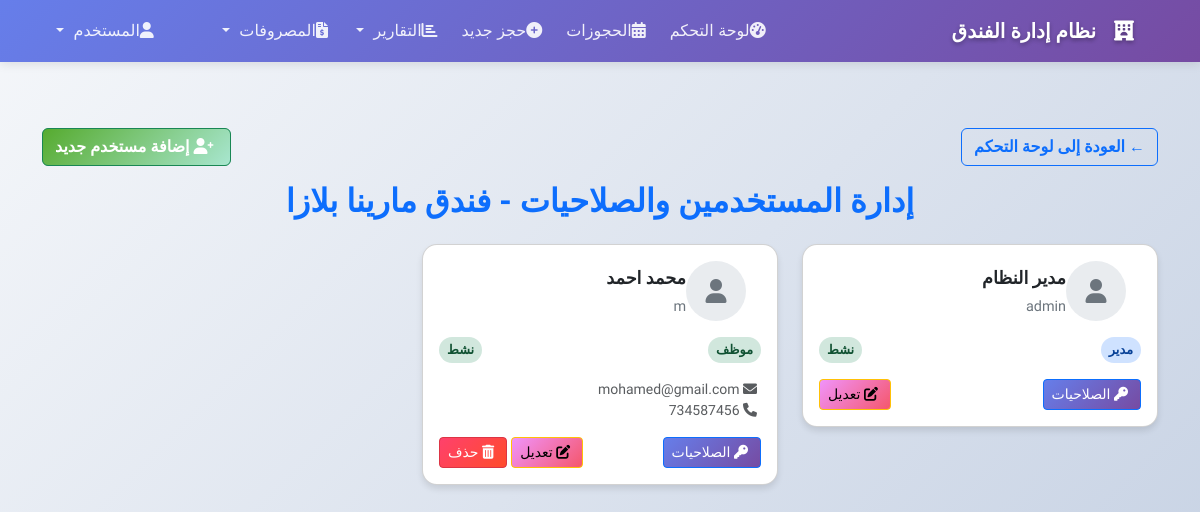
Page /admin/settings/users.php (signed in) on the committed database.
### tables this page shows
CREATE TABLE `users` (
  `user_id` int(11) NOT NULL,
  `username` varchar(50) NOT NULL,
  `password` varchar(255) NOT NULL,
  `full_name` varchar(100) NOT NULL,
  `email` varchar(100) DEFAULT NULL,
  `phone` varchar(20) DEFAULT NULL,
  `user_type` enum('admin','employee') NOT NULL DEFAULT 'employee',
  `is_active` tinyint(1) NOT NULL DEFAULT '1',
  `last_login` datetime DEFAULT NULL,
  `created_at` timestamp NOT NULL DEFAULT CURRENT_TIMESTAMP,
  `updated_at` timestamp NOT NULL DEFAULT CURRENT_TIMESTAMP ON UPDATE CURRENT_TIMESTAMP
);

### admin/settings/users.php (the view, shortened to what this page needs)
<?php
include_once '../../includes/db.php';
include_once '../../includes/header.php';
$users_query = "SELECT * FROM users ORDER BY user_id";
$users_result = $conn->query($users_query);
?>
<!DOCTYPE html>
<html lang="ar" dir="rtl">
<head>
    <link href="https://cdn.jsdelivr.net/npm/bootstrap@5.3.0/dist/css/bootstrap.min.css" rel="stylesheet">
    <link href="https://cdnjs.cloudflare.com/ajax/libs/font-awesome/6.0.0/css/all.min.css" rel="stylesheet">
</head>
<body>
    <div class="container py-4">
        <div class="d-flex justify-content-between mb-3">
            <a href="../dashboard.php" class="btn btn-outline-primary fw-bold">
                ← العودة إلى لوحة التحكم
            </a>
            <button type="button" class="btn btn-success fw-bold" data-bs-toggle="modal" data-bs-target="#addUserModal">
                <i class="fas fa-user-plus me-1"></i> إضافة مستخدم جديد
            </button>
        </div>
        <h2 class="text-center mb-4 text-primary fw-bold">إدارة المستخدمين والصلاحيات - فندق مارينا بلازا</h2>
        <div class="row">
            <?php if ($users_result && $users_result->num_rows > 0): ?>
                <?php while ($user = $users_result->fetch_assoc()): ?>
                    <div class="col-md-6 col-lg-4 mb-4">
                        <div class="card user-card">
                            <div class="card-body">
                                <div class="d-flex align-items-center mb-3">
                                    <div class="user-avatar">
                                        <i class="fas fa-user"></i>
                                    </div>
                                    <div class="user-info">
                                        <div class="user-name"><?= htmlspecialchars($user['full_name']); ?></div>
                                        <div class="user-username"><?= htmlspecialchars($user['username']); ?></div>
                                    </div>
                                </div>
                                <div class="d-flex justify-content-between mb-3">
                                    <span class="user-type <?= $user['user_type']; ?>">
                                        <?= $user['user_type'] === 'admin' ? 'مدير' : 'موظف'; ?>
                                    </span>
                                    <span class="user-status <?= $user['is_active'] ? 'active' : 'inactive'; ?>">
                                        <?= $user['is_active'] ? 'نشط' : 'غير نشط'; ?>
                                    </span>
                                </div>
                                <?php if ($user['email'] || $user['phone']): ?>
                                    <div class="small text-muted mb-3">
                                        <?php if ($user['email']): ?>
                                            <div><i class="fas fa-envelope me-1"></i> <?= htmlspecialchars($user['email']); ?></div>
                                        <?php endif; ?>
                                        <?php if ($user['phone']): ?>
                                            <div><i class="fas fa-phone me-1"></i> <?= htmlspecialchars($user['phone']); ?></div>
                                        <?php endif; ?>
                                    </div>
                                <?php endif; ?>
                                <div class="d-flex justify-content-between">
                                    <button type="button" class="btn btn-sm btn-primary"
                                            data-bs-toggle="modal"
                                            data-bs-target="#permissionsModal"
                                            data-user-id="<?= $user['user_id']; ?>"
                                            data-user-name="<?= htmlspecialchars($user['full_name']); ?>">
                                        <i class="fas fa-key me-1"></i> الصلاحيات
                                    </button>
                                    <div>
                                        <button type="button" class="btn btn-sm btn-warning"
                                                data-bs-toggle="modal"
                                                data-bs-target="#editUserModal"
                                                data-user-id="<?= $user['user_id']; ?>"
                                                data-username="<?= htmlspecialchars($user['username']); ?>"
                                                data-fullname="<?= htmlspecialchars($user['full_name']); ?>"
                                                data-email="<?= htmlspecialchars($user['email'] ?? ''); ?>"
                                                data-phone="<?= htmlspecialchars($user['phone'] ?? ''); ?>"
                                                data-user-type="<?= $user['user_type']; ?>"
                                                data-is-active="<?= $user['is_active']; ?>">
                                            <i class="fas fa-edit me-1"></i> تعديل
                                        </button>
                                        <?php if ($user['user_id'] != $_SESSION['user_id']): ?>
                                            <button type="button" class="btn btn-sm btn-danger"
                                                    data-bs-toggle="modal"
                                                    data-bs-target="#deleteUserModal"
                                                    data-user-id="<?= $user['user_id']; ?>"
                                                    data-user-name="<?= htmlspecialchars($user['full_name']); ?>">
                                                <i class="fas fa-trash-alt me-1"></i> حذف
                                            </button>
                                        <?php endif; ?>
                                    </div>
                                </div>
                            </div>
                        </div>
                    </div>
                <?php endwhile; ?>
            <?php endif; ?>
        </div>
    </div>
</body>
</html>

### assets/css/dashboard.css (style rules this page uses)
:root { --available: #28a745; --occupied: #dc3545; --primary: #3498db; --dark: #2c3e50; --light-gray: #f8f9fa; --white: #ffffff; --border-radius: 15px; --box-shadow: 0 4px 12px rgba(0, 0, 0, 0.1); --transition: all 0.3s cubic-bezier(0.4, 0, 0.2, 1); }
body { background-color: var(--light-gray); font-family: "Tajawal", sans-serif; margin: 0; padding: 0; overflow-x: hidden; }

### assets/css/arabic-support.css (style rules this page uses)
html { direction: rtl; lang: ar; }
body { font-family: "Tajawal", "Tajawal-Local", "Arial", sans-serif; direction: rtl; text-align: right; font-size: 16px; line-height: 1.6; -webkit-font-smoothing: antialiased; -moz-osx-font-smoothing: grayscale; }
.btn { font-family: "Tajawal", sans-serif; font-weight: 500; }
.card { direction: rtl; text-align: right; }

### includes/header.php (style rules this page uses)
body { font-family: 'Tajawal', sans-serif; background: linear-gradient(135deg, #f5f7fa 0%, #c3cfe2 100%); margin: 0; padding-top: 80px; direction: rtl; text-align: right; min-height: 100vh; }
* { font-family: 'Tajawal', sans-serif; }
.btn { border-radius: 8px; font-weight: 500; transition: all 0.3s ease; border: none; }
.btn-primary { background: linear-gradient(135deg, #667eea 0%, #764ba2 100%); }
.btn-success { background: linear-gradient(135deg, #56ab2f 0%, #a8e6cf 100%); }
.btn-danger { background: linear-gradient(135deg, #ff416c 0%, #ff4b2b 100%); }
.btn-warning { background: linear-gradient(135deg, #f093fb 0%, #f5576c 100%); }
.card { border: none; border-radius: 15px; box-shadow: 0 4px 15px rgba(0,0,0,0.1); transition: all 0.3s ease; }

### admin/settings/users.php (style rules this page uses)
body { background-color: #f8f9fa; font-family: 'Tajawal', sans-serif; }
.card { border-radius: 15px; box-shadow: 0 4px 6px rgba(0, 0, 0, 0.1); margin-bottom: 20px; }
.user-card { transition: all 0.3s ease; }
.user-avatar { width: 60px; height: 60px; background-color: #e9ecef; border-radius: 50%; display: flex; align-items: center; justify-content: center; font-size: 1.5rem; color: #6c757d; margin-right: 15px; }
.user-info { flex-grow: 1; }
.user-name { font-weight: bold; font-size: 1.1rem; margin-bottom: 5px; }
.user-username { color: #6c757d; font-size: 0.9rem; }
.user-type { font-size: 0.8rem; padding: 3px 8px; border-radius: 20px; font-weight: bold; }
.user-type.admin { background-color: #cfe2ff; color: #084298; }
.user-type.employee { background-color: #d1e7dd; color: #0f5132; }
.user-status { font-size: 0.8rem; padding: 3px 8px; border-radius: 20px; font-weight: bold; }
.user-status.active { background-color: #d1e7dd; color: #0f5132; }

### rows in the picture
users: full_name "مدير النظام", username "admin", user_type "مدير", is_active "نشط"
users: full_name "محمد احمد", username "m", user_type "موظف", is_active "نشط", email "mohamed@gmail.com", phone "734587456"
